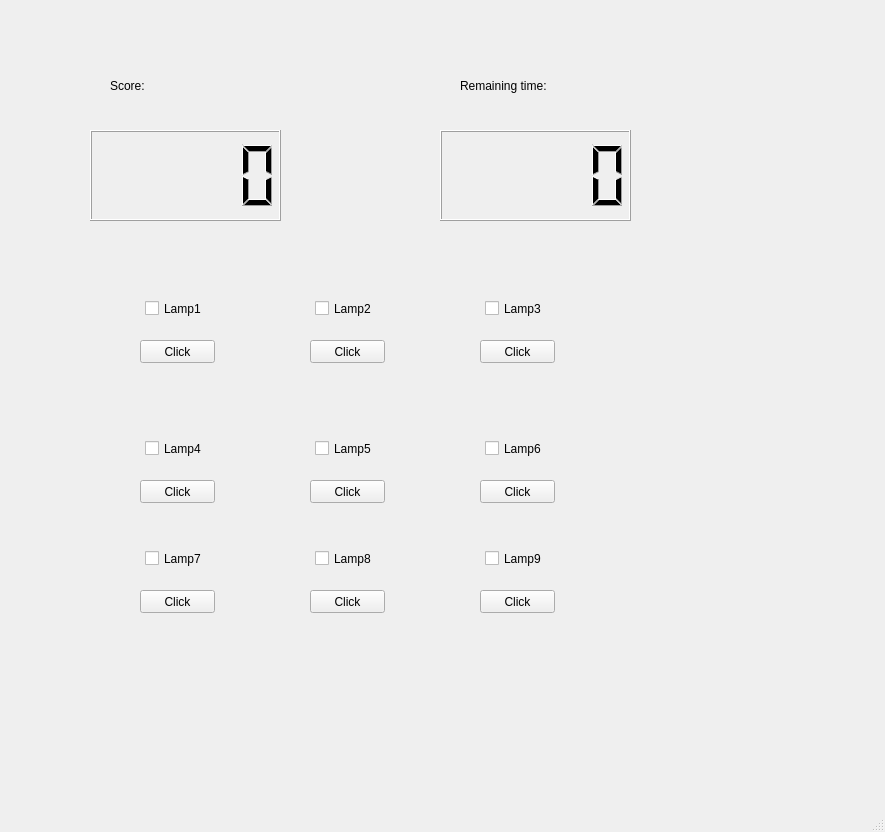
<?xml version="1.0" encoding="UTF-8"?>
<ui version="4.0">
 <class>MainWindow</class>
 <widget class="QMainWindow" name="MainWindow">
  <property name="geometry">
   <rect>
    <x>0</x>
    <y>0</y>
    <width>885</width>
    <height>832</height>
   </rect>
  </property>
  <property name="windowTitle">
   <string>MainWindow</string>
  </property>
  <widget class="QWidget" name="centralwidget">
   <widget class="QPushButton" name="pushButton">
    <property name="geometry">
     <rect>
      <x>140</x>
      <y>340</y>
      <width>75</width>
      <height>23</height>
     </rect>
    </property>
    <property name="text">
     <string>Click</string>
    </property>
    <property name="checkable">
     <bool>false</bool>
    </property>
   </widget>
   <widget class="QPushButton" name="pushButton_2">
    <property name="geometry">
     <rect>
      <x>310</x>
      <y>340</y>
      <width>75</width>
      <height>23</height>
     </rect>
    </property>
    <property name="text">
     <string>Click</string>
    </property>
   </widget>
   <widget class="QPushButton" name="pushButton_3">
    <property name="geometry">
     <rect>
      <x>480</x>
      <y>340</y>
      <width>75</width>
      <height>23</height>
     </rect>
    </property>
    <property name="text">
     <string>Click</string>
    </property>
   </widget>
   <widget class="QCheckBox" name="Lamp1">
    <property name="geometry">
     <rect>
      <x>145</x>
      <y>300</y>
      <width>70</width>
      <height>17</height>
     </rect>
    </property>
    <property name="text">
     <string>Lamp1</string>
    </property>
   </widget>
   <widget class="QCheckBox" name="Lamp2">
    <property name="geometry">
     <rect>
      <x>315</x>
      <y>300</y>
      <width>70</width>
      <height>17</height>
     </rect>
    </property>
    <property name="text">
     <string>Lamp2</string>
    </property>
   </widget>
   <widget class="QCheckBox" name="Lamp3">
    <property name="geometry">
     <rect>
      <x>485</x>
      <y>300</y>
      <width>70</width>
      <height>17</height>
     </rect>
    </property>
    <property name="text">
     <string>Lamp3</string>
    </property>
   </widget>
   <widget class="QLCDNumber" name="Counter">
    <property name="geometry">
     <rect>
      <x>90</x>
      <y>130</y>
      <width>191</width>
      <height>91</height>
     </rect>
    </property>
    <property name="smallDecimalPoint">
     <bool>false</bool>
    </property>
    <property name="intValue" stdset="0">
     <number>0</number>
    </property>
   </widget>
   <widget class="QLCDNumber" name="Timer">
    <property name="geometry">
     <rect>
      <x>440</x>
      <y>130</y>
      <width>191</width>
      <height>91</height>
     </rect>
    </property>
   </widget>
   <widget class="QPushButton" name="pushButton_8">
    <property name="geometry">
     <rect>
      <x>310</x>
      <y>590</y>
      <width>75</width>
      <height>23</height>
     </rect>
    </property>
    <property name="text">
     <string>Click</string>
    </property>
   </widget>
   <widget class="QPushButton" name="pushButton_9">
    <property name="geometry">
     <rect>
      <x>480</x>
      <y>590</y>
      <width>75</width>
      <height>23</height>
     </rect>
    </property>
    <property name="text">
     <string>Click</string>
    </property>
   </widget>
   <widget class="QCheckBox" name="Lamp9">
    <property name="geometry">
     <rect>
      <x>485</x>
      <y>550</y>
      <width>70</width>
      <height>17</height>
     </rect>
    </property>
    <property name="text">
     <string>Lamp9</string>
    </property>
   </widget>
   <widget class="QCheckBox" name="Lamp7">
    <property name="geometry">
     <rect>
      <x>145</x>
      <y>550</y>
      <width>70</width>
      <height>17</height>
     </rect>
    </property>
    <property name="text">
     <string>Lamp7</string>
    </property>
   </widget>
   <widget class="QPushButton" name="pushButton_7">
    <property name="geometry">
     <rect>
      <x>140</x>
      <y>590</y>
      <width>75</width>
      <height>23</height>
     </rect>
    </property>
    <property name="text">
     <string>Click</string>
    </property>
    <property name="checkable">
     <bool>false</bool>
    </property>
   </widget>
   <widget class="QCheckBox" name="Lamp8">
    <property name="geometry">
     <rect>
      <x>315</x>
      <y>550</y>
      <width>70</width>
      <height>17</height>
     </rect>
    </property>
    <property name="text">
     <string>Lamp8</string>
    </property>
   </widget>
   <widget class="QPushButton" name="pushButton_5">
    <property name="geometry">
     <rect>
      <x>310</x>
      <y>480</y>
      <width>75</width>
      <height>23</height>
     </rect>
    </property>
    <property name="text">
     <string>Click</string>
    </property>
   </widget>
   <widget class="QPushButton" name="pushButton_6">
    <property name="geometry">
     <rect>
      <x>480</x>
      <y>480</y>
      <width>75</width>
      <height>23</height>
     </rect>
    </property>
    <property name="text">
     <string>Click</string>
    </property>
   </widget>
   <widget class="QCheckBox" name="Lamp6">
    <property name="geometry">
     <rect>
      <x>485</x>
      <y>440</y>
      <width>70</width>
      <height>17</height>
     </rect>
    </property>
    <property name="text">
     <string>Lamp6</string>
    </property>
   </widget>
   <widget class="QCheckBox" name="Lamp4">
    <property name="geometry">
     <rect>
      <x>145</x>
      <y>440</y>
      <width>70</width>
      <height>17</height>
     </rect>
    </property>
    <property name="text">
     <string>Lamp4</string>
    </property>
   </widget>
   <widget class="QPushButton" name="pushButton_4">
    <property name="geometry">
     <rect>
      <x>140</x>
      <y>480</y>
      <width>75</width>
      <height>23</height>
     </rect>
    </property>
    <property name="text">
     <string>Click</string>
    </property>
    <property name="checkable">
     <bool>false</bool>
    </property>
   </widget>
   <widget class="QCheckBox" name="Lamp5">
    <property name="geometry">
     <rect>
      <x>315</x>
      <y>440</y>
      <width>70</width>
      <height>17</height>
     </rect>
    </property>
    <property name="text">
     <string>Lamp5</string>
    </property>
   </widget>
   <widget class="QLabel" name="label">
    <property name="geometry">
     <rect>
      <x>110</x>
      <y>60</y>
      <width>111</width>
      <height>51</height>
     </rect>
    </property>
    <property name="text">
     <string>Score:</string>
    </property>
   </widget>
   <widget class="QLabel" name="label_2">
    <property name="geometry">
     <rect>
      <x>460</x>
      <y>60</y>
      <width>111</width>
      <height>51</height>
     </rect>
    </property>
    <property name="text">
     <string>Remaining time:</string>
    </property>
   </widget>
  </widget>
  <widget class="QMenuBar" name="menubar">
   <property name="geometry">
    <rect>
     <x>0</x>
     <y>0</y>
     <width>885</width>
     <height>21</height>
    </rect>
   </property>
  </widget>
  <widget class="QStatusBar" name="statusbar"/>
 </widget>
 <resources/>
 <connections/>
</ui>
